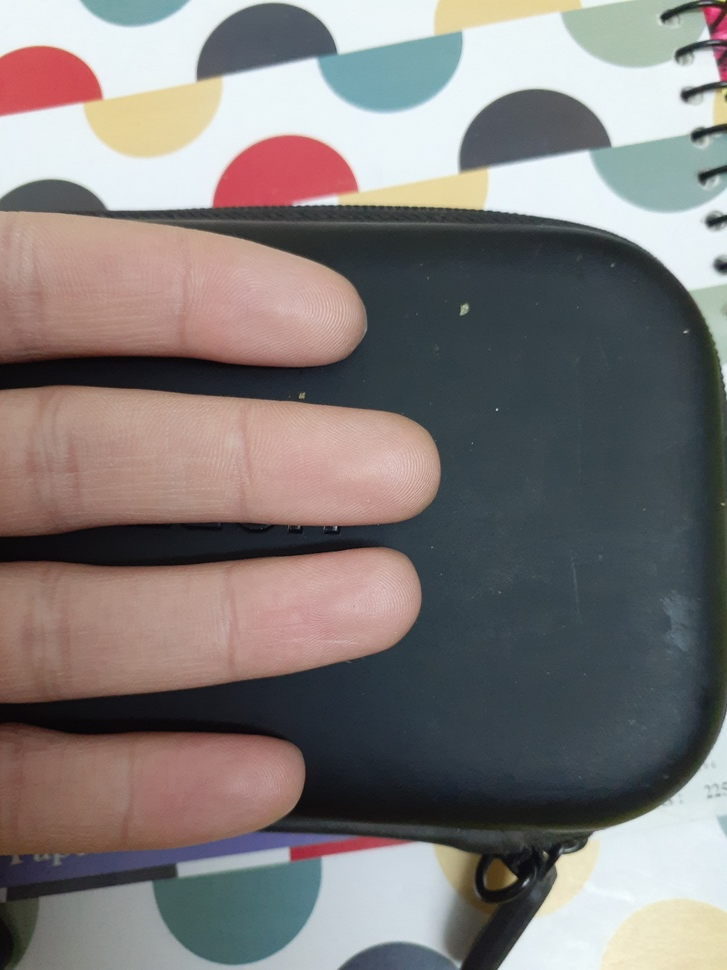
#> input picture sample_input.jpg, 727 x 970 px, shrunk from 3096 x 4128 before the run
$ python -i extraction.py   (imports and definitions only)
#> lines starting #> are read from the running program, lines starting #| are printed output that depends on the picture; after the words box and inside, x2 and y2 are one past the last pixel; in counts of white or black regions, pixels touching at a corner belong together
#> further down, picture is the input picture: shape (970, 727, 3); mean B, G, R 121, 122.4, 128.3
"""Extract individual fingerprint crops from a photograph of a hand.

The original project implemented this pipeline directly at module import time.
This module keeps the same OpenCV approach, but exposes it as a reusable API so
that the matching framework can consume the crops without opening a GUI.
"""

from __future__ import annotations

from collections.abc import Sequence
from dataclasses import dataclass, field
from pathlib import Path

import cv2 as cv
import numpy as np

EXTRACTION_VERSION = "hsv-contours-v2"


class FingerprintExtractionError(ValueError):
    """Raised when an input image cannot be used for fingerprint extraction."""


@dataclass(frozen=True)
class ExtractionConfig:
    """Configuration for the hand segmentation pipeline."""

    skin_hsv_lower: tuple[int, int, int] = (0, 20, 70)
    skin_hsv_upper: tuple[int, int, int] = (20, 255, 255)
    max_fingers: int = 4
    min_contour_area_ratio: float = 0.005
    morphology_kernel_size: int = 3
    adaptive_block_size: int = 11
    adaptive_c: float = 2.0

    def __post_init__(self) -> None:
        if self.max_fingers < 1:
            raise ValueError("max_fingers must be at least 1")
        if not 0 <= self.min_contour_area_ratio < 1:
            raise ValueError("min_contour_area_ratio must be in [0, 1)")
        if self.morphology_kernel_size < 1:
            raise ValueError("morphology_kernel_size must be positive")
        if self.adaptive_block_size < 3 or self.adaptive_block_size % 2 == 0:
            raise ValueError("adaptive_block_size must be an odd integer >= 3")


@dataclass(frozen=True)
class FingerprintCrop:
    """One extracted fingerprint image and its location in the source image."""

    image: np.ndarray = field(repr=False, compare=False)
    bbox: tuple[int, int, int, int]
    contour_area: float
    quality: float


def _read_color_image(image: str | Path | np.ndarray) -> np.ndarray:
    if isinstance(image, (str, Path)):
        path = Path(image)
        try:
            encoded = np.fromfile(path, dtype=np.uint8)
        except OSError as exc:
            raise FingerprintExtractionError(f"Could not read image: {path}") from exc
        data = cv.imdecode(encoded, cv.IMREAD_COLOR) if encoded.size else None
        if data is None:
            raise FingerprintExtractionError(f"Could not read image: {path}")
        return data

    data = np.asarray(image)
    if data.size == 0:
        raise FingerprintExtractionError("Input image is empty")
    if data.dtype != np.uint8:
        data = cv.normalize(data, None, 0, 255, cv.NORM_MINMAX).astype(np.uint8)
    if data.ndim == 2:
        return cv.cvtColor(data, cv.COLOR_GRAY2BGR)
    if data.ndim != 3:
        raise FingerprintExtractionError(
            f"Expected a grayscale or color image, got shape {data.shape}"
        )
    if data.shape[2] == 4:
        return cv.cvtColor(data, cv.COLOR_BGRA2BGR)
    if data.shape[2] != 3:
        raise FingerprintExtractionError(
            f"Expected 3 or 4 color channels, got {data.shape[2]}"
        )
    return np.ascontiguousarray(data)


def extract_fingerprints(
    image: str | Path | np.ndarray,
    config: ExtractionConfig | None = None,
) -> list[FingerprintCrop]:
    """Extract fingerprint crops, ordered from left to right in the source.

    An empty list is returned when no contour passes the configured area filter.
    The output images are 8-bit, single-channel, adaptively thresholded crops.
    """

    config = config or ExtractionConfig()
    source = _read_color_image(image)

    hsv = cv.cvtColor(source, cv.COLOR_BGR2HSV)
#> hsv: shape (970, 727, 3); mean H, S, V 71.2, 54.6, 138.2
    lower = np.asarray(config.skin_hsv_lower, dtype=np.uint8)
    upper = np.asarray(config.skin_hsv_upper, dtype=np.uint8)
    skin_mask = cv.inRange(hsv, lower, upper)
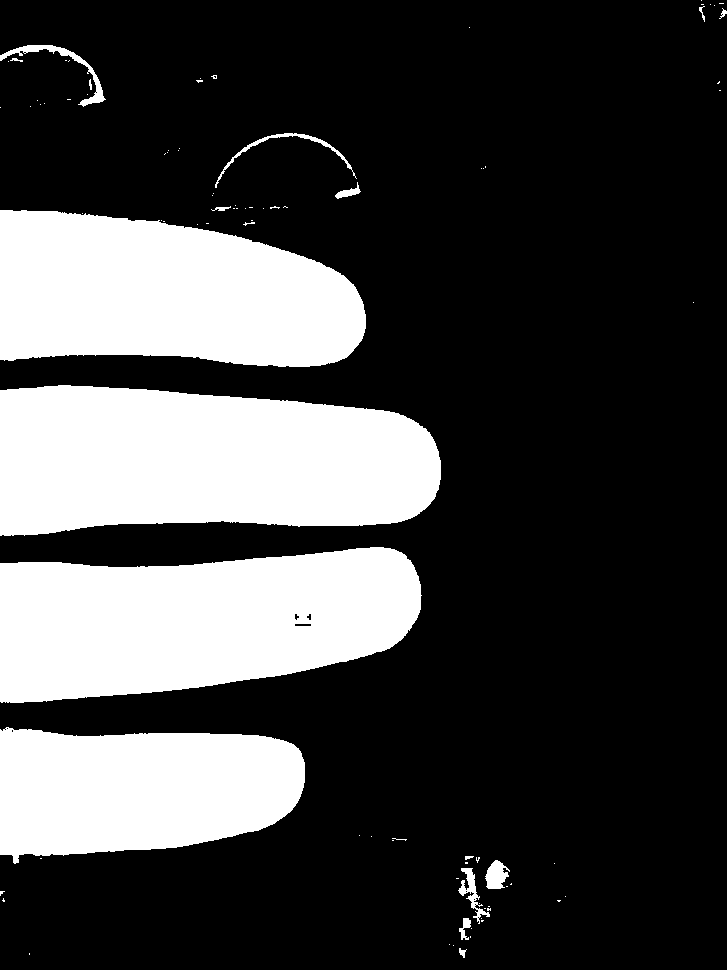
#> skin_mask: shape (970, 727); 26.7% white; 90 white regions (72 under 20 px), largest, box (x1, y1, x2, y2) and area: (0, 385, 441, 536) 55581, (0, 547, 422, 703) 50624, (0, 210, 366, 367) 45938

    kernel_size = config.morphology_kernel_size
    kernel = cv.getStructuringElement(cv.MORPH_ELLIPSE, (kernel_size, kernel_size))
    skin_mask = cv.morphologyEx(skin_mask, cv.MORPH_CLOSE, kernel)
#> skin_mask: shape (970, 727); 26.8% white; 74 white regions (55 under 20 px)

    contours, _ = cv.findContours(
        skin_mask, cv.RETR_EXTERNAL, cv.CHAIN_APPROX_SIMPLE
    )
#> contours = 74 contours, 60 with area under 20; largest, box (x1, y1, x2, y2) and area: (0, 385, 441, 536) 55044, (0, 547, 422, 703) 50176, (0, 210, 366, 367) 45496, (0, 727, 305, 864) 32844, (0, 45, 106, 107) 732
    minimum_area = source.shape[0] * source.shape[1] * config.min_contour_area_ratio
#> minimum_area = 3526
    contours = [contour for contour in contours if cv.contourArea(contour) >= minimum_area]
#> contours = 4 contours; box (x1, y1, x2, y2) and area: (0, 385, 441, 536) 55044, (0, 547, 422, 703) 50176, (0, 210, 366, 367) 45496, (0, 727, 305, 864) 32844
    contours = sorted(contours, key=cv.contourArea, reverse=True)[: config.max_fingers]
    # Area rank is useful for choosing the four relevant contours, but is not a
    # stable label. Spatial order makes repeated captures deterministic.
    contours.sort(key=lambda contour: cv.boundingRect(contour)[0])

    if not contours:
        return []

    selected_mask = np.zeros(source.shape[:2], dtype=np.uint8)
    cv.drawContours(selected_mask, contours, -1, 255, cv.FILLED)
#> selected_mask: shape (970, 727); 26.3% white; 4 white regions, box (x1, y1, x2, y2) and area: (0, 385, 441, 536) 55583, (0, 547, 422, 703) 50691, (0, 210, 366, 367) 45958, (0, 727, 305, 864) 33239
    selected_mask = cv.GaussianBlur(selected_mask, (5, 5), 0)

    hand = cv.bitwise_and(source, source, mask=selected_mask)
    gray = cv.cvtColor(hand, cv.COLOR_BGR2GRAY)
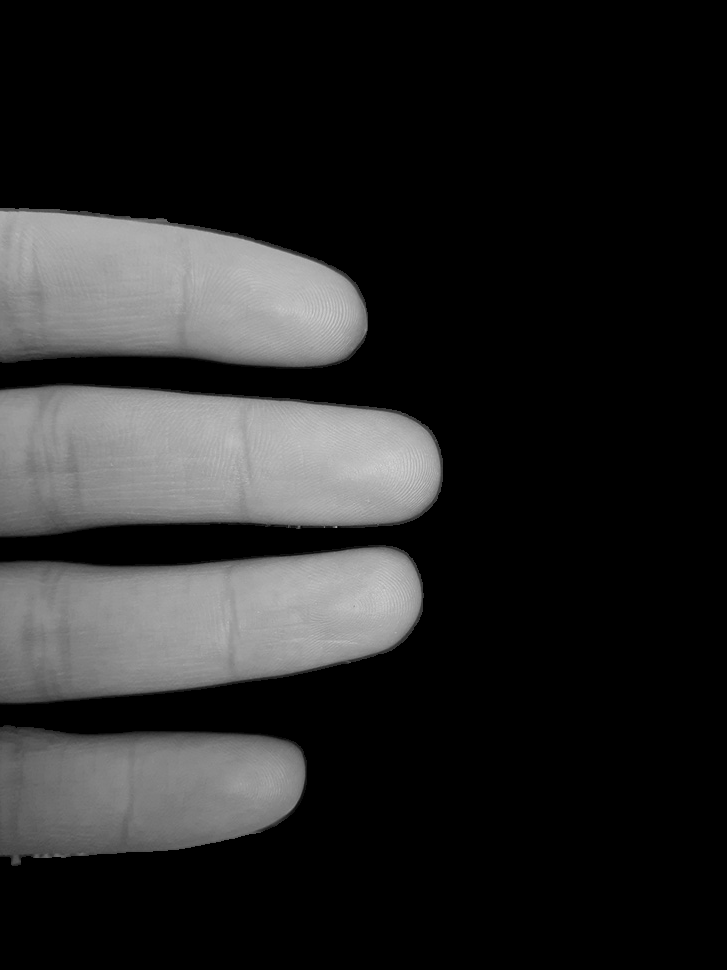
#> gray: shape (970, 727); min 0, max 212, mean 38.5
    thresholded = cv.adaptiveThreshold(
        gray,
        255,
        cv.ADAPTIVE_THRESH_GAUSSIAN_C,
        cv.THRESH_BINARY,
        config.adaptive_block_size,
        config.adaptive_c,
    )
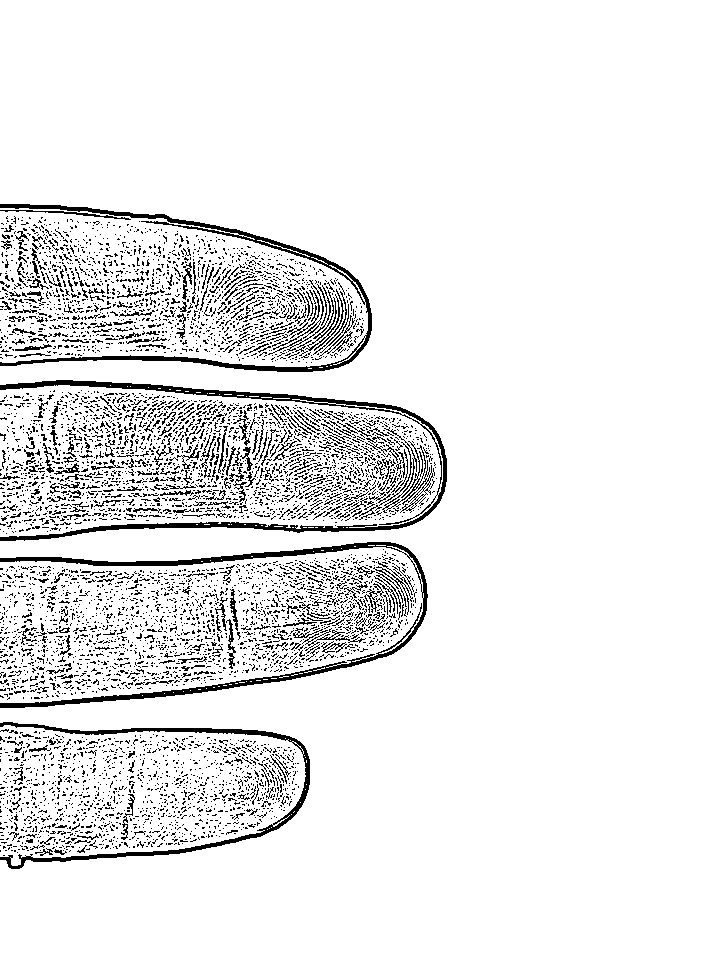
#> thresholded: shape (970, 727); 92.1% white; black in thin lines or dots, all inside (x1, y1, x2, y2) = (0, 204, 447, 869)

    crops: list[FingerprintCrop] = []
    for contour in contours:
        x, y, width, height = cv.boundingRect(contour)
        crop = thresholded[y : y + height, x : x + width].copy()

        # Keep the exterior of the contour uniformly white. This prevents the
        # bounding rectangle from generating artificial feature points later.
        contour_mask = np.zeros((height, width), dtype=np.uint8)
        shifted = contour - np.array([[[x, y]]], dtype=contour.dtype)
        cv.drawContours(contour_mask, [shifted], -1, 255, cv.FILLED)
        crop[contour_mask == 0] = 255

        inside = crop[contour_mask != 0]
        contrast = float(np.std(inside) / 127.5) if inside.size else 0.0
        coverage = float(np.count_nonzero(contour_mask) / contour_mask.size)
        quality = float(np.clip(0.75 * contrast + 0.25 * coverage, 0.0, 1.0))
        crops.append(
            FingerprintCrop(
                image=crop,
                bbox=(x, y, width, height),
                contour_area=float(cv.contourArea(contour)),
                quality=quality,
            )
        )
#> this loop made 4 passes
#> (y, width, height, contrast, coverage, quality) on passes 1 to 4: (385, 441, 151, 0.876, 0.835, 0.866), (547, 422, 156, 0.8, 0.77, 0.793), (210, 366, 157, 0.835, 0.8, 0.827), (727, 305, 137, 0.729, 0.795, 0.746)
#> pass 1, in extract_fingerprints, `crop = thresholded[y : y + height, x : x + width].copy()`:
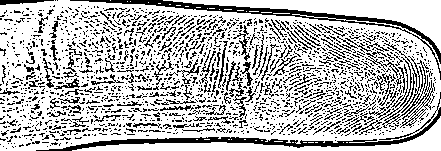
#> crop: shape (151, 441); 72.7% white; black in thin lines or dots
#> pass 3, in extract_fingerprints, `crop = thresholded[y : y + height, x : x + width].copy()`:
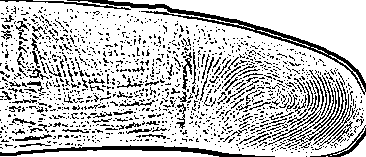
#> crop: shape (157, 366); 77.2% white; black in thin lines or dots
#> after the loop:
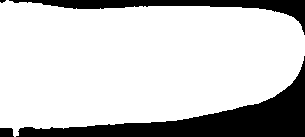
#> contour_mask: shape (137, 305); 79.5% white; 4 black regions (1 under 20 px), largest, box (x1, y1, x2, y2) and area: (16, 56, 305, 137) 6116, (9, 0, 305, 35) 2300, (0, 128, 14, 137) 117
#> after the loop:
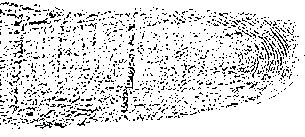
#> crop: shape (137, 305); 87.4% white; black in thin lines or dots
#> after the loop, crops = 4 items

    return crops


# [46 lines left out: functions extract_fingerprint_images, save_fingerprints, plot_fingerprints, not called in this run]

>>> import cv2
>>> picture = cv2.imread('../../sample_input.jpg')
>>> result = extract_fingerprints(picture)
#> result = 4 items
